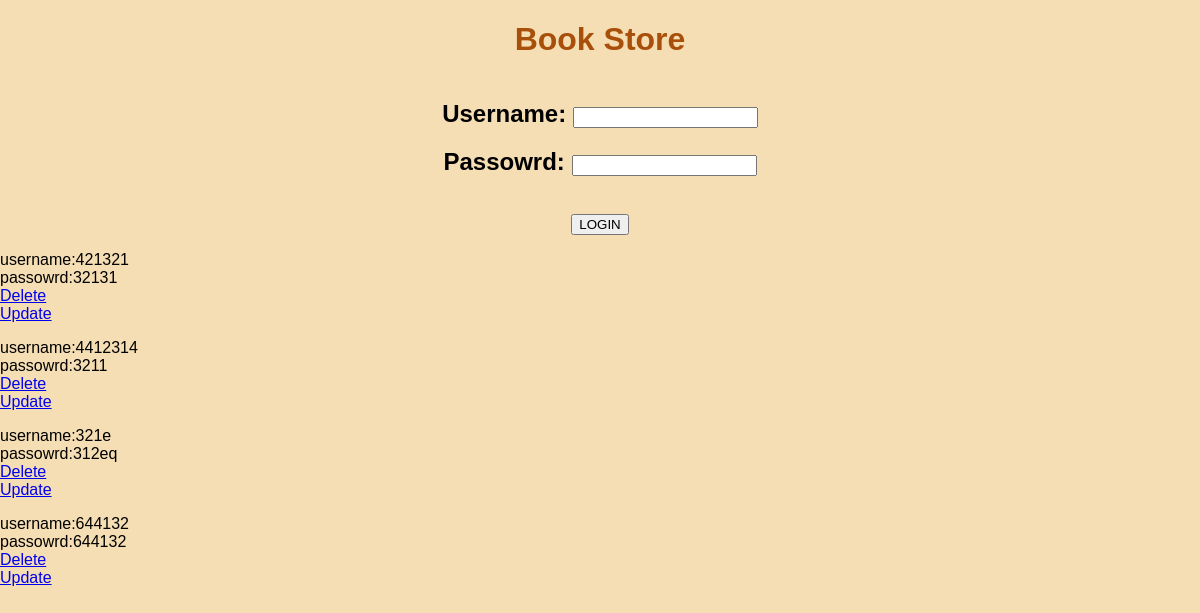
The page / on the database its author committed.
### app.py (models this page shows, shortened)
class User(db.Model):
    username = db.Column(db.String(20),nullable=False, primary_key=True)
    password = db.Column(db.String(20),nullable=False)
    name = db.Column(db.String(20))
    address = db.Column(db.String(100))
    email = db.Column(db.String(40))
    trust = db.Column(db.Integer,default=0)
    untrust = db.Column(db.Integer,default=0)

### app.py (the view)
@app.route('/', methods=['POST','GET'])
def index():
    if request.method=='POST':
        users=User.query.all()
        user_info=request.form['username']
        user_pass=request.form['password']
        for user in users:
            if(user.username==user_info and user.password==user_pass):
                return "successfully logged in!"
        return "no existing user, please sign up"
    else:
        users=User.query.all()
        return render_template('index.html',tasks=users)

### templates/index.html (shortened to what this page needs)
{% extends "base.html" %}
{% block body %}
<h1 id="top">Book Store</h1>
<div class="login">
<form action='/' method="POST">
    <h2>Username: <input type="text" name="username"></h2>
    <h2>Passowrd: <input type="text" name="password"></h2><br>
    <input type="submit" value="LOGIN">
</form>
</div>
{% for user in tasks %}
    <p>username:{{ user.username }} <br>passowrd:{{ user.password }}
        <br><a href="/delete/{{ user.username }}">Delete</a>
        <br><a href="/update/{{ user.username }}">Update</a> </p>
{% endfor %}
{% endblock %}

### static/css/main.css (style rules this page uses)
body { margin:0; font-family: sans-serif; background-color: wheat; }
h1 { font-family:'Gill Sans', 'Gill Sans MT', Calibri, 'Trebuchet MS', sans-serif ; color: #A8500B; }
.login { display: flex; justify-content: center; text-align: center; }
#top { text-align: center; }

### rows shown on the page
User: username "421321", password "32131"
User: username "4412314", password "3211"
User: username "321e", password "312eq"
User: username "644132", password "644132"
